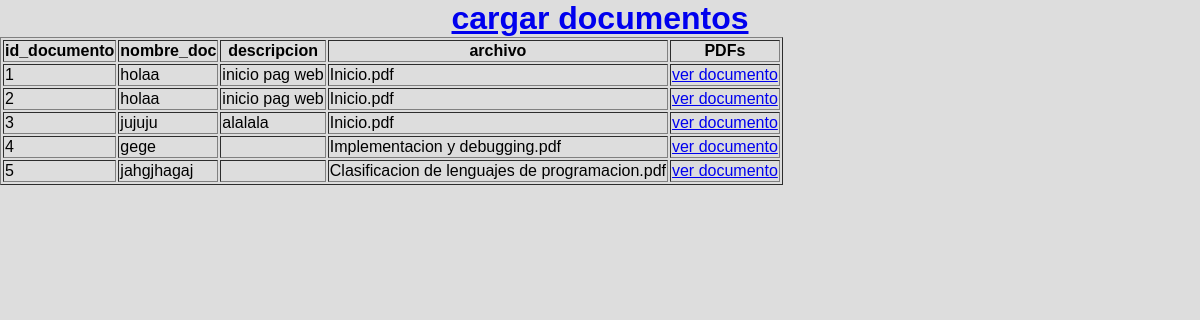
Page /documentos/index.php on the committed database.
### tables this page shows
CREATE TABLE `documentos` (
  `id_documento` int(11) NOT NULL,
  `nombre_doc` varchar(50) NOT NULL,
  `descripcion` varchar(100) DEFAULT NULL,
  `archivo` longblob NOT NULL
);

### documentos/index.php (the view, shortened to what this page needs)
 <!DOCTYPE html>
 <html lang="en">
 <head>
    <link rel="stylesheet" type="text/css" href="../css/styleIndex.css">
 </head>
 <body>
<a href="upload_form.html"><h1>cargar documentos</h1></a>
<?php
include("../logica/conexion.php");
$consulta = mysqli_query($conn, "SELECT * FROM documentos") ;
?>
    <table border="1">
      <tr>
          <th>id_documento</th>
          <th>nombre_doc</th>
          <th>descripcion</th>
          <th>archivo</th>
          <th>PDFs</th>
      </tr>
      <?php while ($row = mysqli_fetch_assoc($consulta)) : ?>
          <tr>
              <td><?php echo $row["id_documento"]; ?></td>
              <td><?php echo $row["nombre_doc"]; ?></td>
              <td><?php echo $row["descripcion"]; ?></td>
              <td><?php echo $row["archivo"]; ?></td>
                <td> <a href="mostrarpdf.php?id_documento=<?php echo $row["id_documento"]; ?>">ver documento</a> </td>
            </tr>
      <?php endwhile; ?>
  </table>
 </body>
 </html>

### css/styleIndex.css (style rules this page uses)
* { margin: 0; box-sizing: border-box; }
body { background-color: #dddddd; font-family: Arial, Helvetica, sans-serif; }
h1 { text-align: center; font-family: Arial, Helvetica, sans-serif; }

### rows in the picture
documentos: id_documento "1", nombre_doc "holaa", descripcion "inicio pag web", archivo "Inicio.pdf"
documentos: id_documento "2", nombre_doc "holaa", descripcion "inicio pag web", archivo "Inicio.pdf"
documentos: id_documento "3", nombre_doc "jujuju", descripcion "alalala", archivo "Inicio.pdf"
documentos: id_documento "4", nombre_doc "gege", archivo "Implementacion y debugging.pdf"
documentos: id_documento "5", nombre_doc "jahgjhagaj", archivo "Clasificacion de lenguajes de programacion.pdf"
